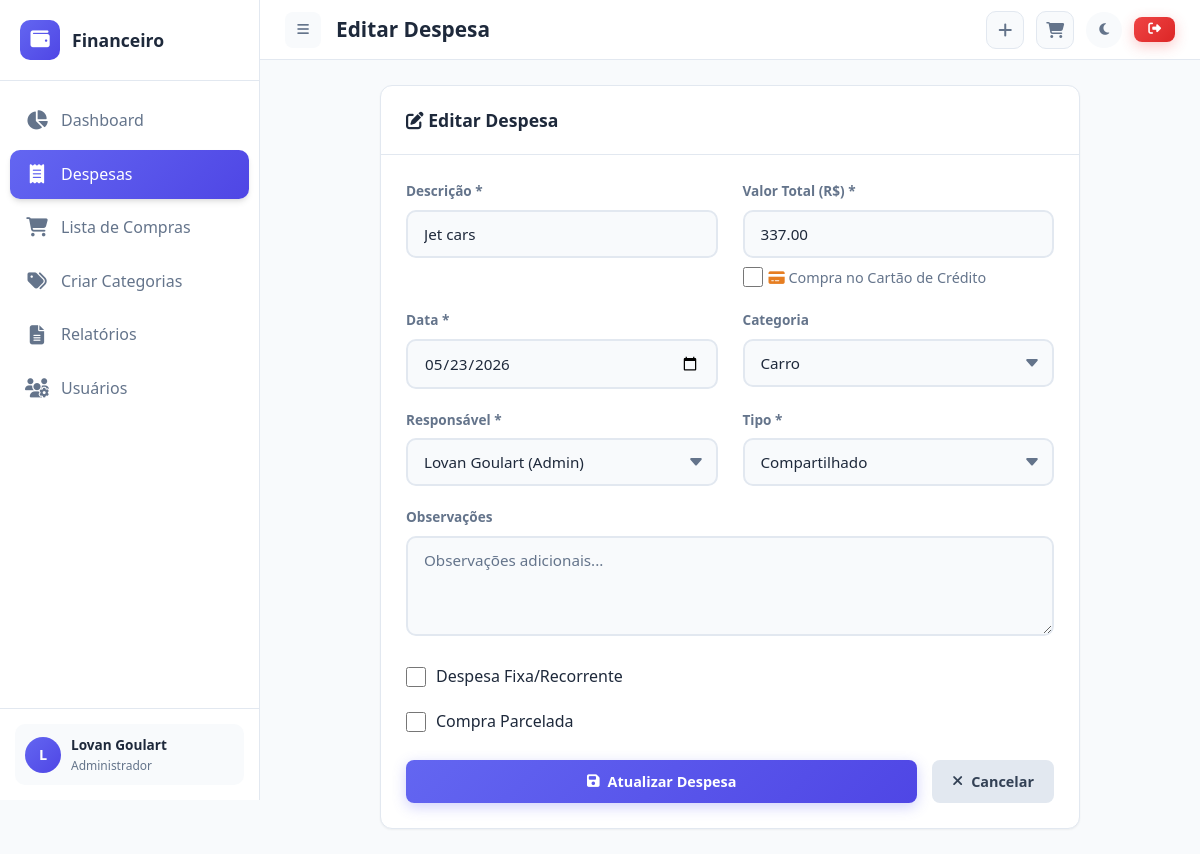
/expenses/edit/10 (signed in), run on the app's committed database.
### tables this page shows
CREATE TABLE users (
            id INTEGER PRIMARY KEY AUTOINCREMENT,
            username TEXT UNIQUE NOT NULL,
            name TEXT NOT NULL,
            email TEXT NOT NULL,
            password_hash TEXT NOT NULL,
            role TEXT DEFAULT 'user',
            created_at TIMESTAMP DEFAULT CURRENT_TIMESTAMP
        );

CREATE TABLE expenses (
            id INTEGER PRIMARY KEY AUTOINCREMENT,
            description TEXT NOT NULL,
            amount REAL NOT NULL,
            expense_date DATE NOT NULL,
            category_id INTEGER,
            person_id INTEGER NOT NULL,
            expense_type TEXT DEFAULT 'individual',
            is_recurring INTEGER DEFAULT 0,
            recurring_frequency TEXT,
            next_due_date DATE,
            is_installment INTEGER DEFAULT 0,
            installment_total INTEGER DEFAULT 1,
            installment_number INTEGER DEFAULT 1,
            installment_group_id TEXT,
            notes TEXT,
            created_by INTEGER,
            created_at TIMESTAMP DEFAULT CURRENT_TIMESTAMP,
            FOREIGN KEY (category_id) REFERENCES categories(id),
            FOREIGN KEY (person_id) REFERENCES users(id),
            FOREIGN KEY (created_by) REFERENCES users(id)
        );

CREATE TABLE categories (
            id INTEGER PRIMARY KEY AUTOINCREMENT,
            name TEXT NOT NULL,
            icon TEXT DEFAULT 'tag',
            color TEXT DEFAULT '#6c757d',
            family_email TEXT NOT NULL,
            created_at TIMESTAMP DEFAULT CURRENT_TIMESTAMP
        );

### app.py (the view, shortened to what this page needs)
@app.route('/expenses/edit/<int:id>', methods=['GET', 'POST'])
@login_required
@family_context
def edit_expense(current_user, family_email, is_admin, id):
    conn = get_db_connection(app.config['DATABASE'])
    expense = conn.execute('SELECT * FROM expenses WHERE id = ?', (id,)).fetchone()
    if not expense:
        conn.close()
        abort(404)
    member_ids = get_family_member_ids(family_email)
    if expense['person_id'] not in member_ids:
        conn.close()
        abort(403)
    if not is_admin and expense['created_by'] != current_user['id']:
        conn.close()
        flash('Você só pode editar suas próprias movimentações.', 'danger')
        return redirect(url_for('expenses'))
    categories = conn.execute(
        'SELECT * FROM categories WHERE family_email = ? ORDER BY name',
        (family_email,)
    ).fetchall()
    family_members = get_family_members(family_email)
    expense_dict = dict(expense)
    expense_dict['expense_date_br'] = format_date_br(expense_dict['expense_date'])
    conn.close()
    return render_template('expense_form.html',
        current_user=current_user, is_admin=is_admin,
        categories=[dict(c) for c in categories], family_members=family_members,
        expense=expense_dict, action='edit'
    )

### app.py (called while the page is built)
def format_date_br(date_obj):
    if isinstance(date_obj, str):
        try:
            date_obj = datetime.strptime(date_obj, '%Y-%m-%d')
        except ValueError:
            return date_obj
    if date_obj:
        return date_obj.strftime('%d/%m/%Y')
    return ''

def login_required(f):
    @wraps(f)
    def decorated_function(*args, **kwargs):
        if 'user_id' not in session:
            flash('Por favor, faça login para acessar esta página.', 'warning')
            return redirect(url_for('login'))
        return f(*args, **kwargs)
    return decorated_function

def family_context(f):
    @wraps(f)
    def decorated_function(*args, **kwargs):
        if 'user_id' not in session:
            return redirect(url_for('login'))
        conn = get_db_connection(app.config['DATABASE'])
        user = conn.execute('SELECT * FROM users WHERE id = ?', (session['user_id'],)).fetchone()
        conn.close()
        if not user:
            session.clear()
            flash('Usuário não encontrado.', 'danger')
            return redirect(url_for('login'))
        kwargs['current_user'] = dict(user)
        kwargs['family_email'] = user['email']
        kwargs['is_admin'] = user['role'] == 'admin'
        return f(*args, **kwargs)
    return decorated_function

def get_family_members(family_email):
    conn = get_db_connection(app.config['DATABASE'])
    members = conn.execute(
        'SELECT id, username, name, role FROM users WHERE email = ? ORDER BY created_at',
        (family_email,)
    ).fetchall()
    conn.close()
    return [dict(m) for m in members]

def get_family_member_ids(family_email):
    members = get_family_members(family_email)
    return [m['id'] for m in members]

### models/database.py (called while the page is built)
def get_db_connection(db_path):
    conn = sqlite3.connect(db_path)
    conn.row_factory = sqlite3.Row
    return conn

### templates/expense_form.html (shortened to what this page needs)
{% extends "base.html" %}
{% block page_title %}{% if action == 'add' %}Nova Despesa{% else %}Editar Despesa{% endif %}{% endblock %}
{% block content %}
<div class="card" style="max-width: 700px; margin: 0 auto;">
    <div class="card-header">
        <span class="card-title">
            {% if action == 'add' %}
            <i class="fas fa-plus-circle"></i> Nova Despesa
            {% else %}
            <i class="fas fa-edit"></i> Editar Despesa
            {% endif %}
        </span>
    </div>
    <div class="card-body">
        <form method="POST" action="{% if action == 'add' %}{{ url_for('add_expense') }}{% else %}{{ url_for('edit_expense', id=expense.id) }}{% endif %}">
            <div class="grid-2">
                <div class="form-group">
                    <label class="form-label">Descrição *</label>
                    <input type="text" name="description" class="form-control" placeholder="Ex: Supermercado"
                           value="{{ expense.description if expense else '' }}" required>
                </div>
                <div class="form-group">
                    <label class="form-label">Valor Total (R$) *</label>
                    <input type="number" name="amount" class="form-control" placeholder="0,00" step="0.01" min="0.01"
                           value="{{ "%.2f"|format(expense.amount) if expense else '' }}" required>
                    <label class="form-check" style="cursor: pointer; margin-top: 8px; display: flex; align-items: center; gap: 6px;">
                        <input type="checkbox" name="is_credit" id="is_credit" class="form-check-input"
                               {% if expense and expense.is_credit %}checked{% endif %}>
                        <span style="font-size: 0.9em; color: var(--text-secondary);">
                            <i class="fas fa-credit-card" style="color: #e67e22;"></i>
                            Compra no Cartão de Crédito
                        </span>
                    </label>
                </div>
            </div>
            <div class="grid-2">
                <div class="form-group">
                   <label class="form-label">Data *</label>
                <input
                     type="date"
                     name="expense_date"
                     id="expense_date"
                     class="form-control"
                     value="{{ expense.expense_date if expense else now.strftime('%Y-%m-%d') }}"
                     required
                >
                </div>
                <div class="form-group">
                    <label class="form-label">Categoria</label>
                    <select name="category_id" class="form-control">
                        {% for cat in categories %}
                        <option value="{{ cat.id }}" {% if expense and expense.category_id == cat.id %}selected{% endif %}>
                            {{ cat.name }}
                        </option>
                        {% endfor %}
                    </select>
                </div>
            </div>
            <div class="grid-2">
                <div class="form-group">
                    <label class="form-label">Responsável *</label>
                    <select name="person_id" class="form-control" required>
                        {% for member in family_members %}
                        <option value="{{ member.id }}"
                                {% if expense and expense.person_id == member.id %}selected{% elif not expense and current_user.id == member.id %}selected{% endif %}>
                            {{ member.name }} {% if member.role == 'admin' %}(Admin){% endif %}
                        </option>
                        {% endfor %}
                    </select>
                </div>
                <div class="form-group">
                    <label class="form-label">Tipo *</label>
                    <select name="expense_type" class="form-control" required>
                        <option value="compartilhado" {% if expense and expense.expense_type == 'compartilhado' %}selected{% endif %}>Compartilhado</option>
                    </select>
                </div>
            </div>
            <div class="form-group">
                <label class="form-label">Observações</label>
                <textarea name="notes" class="form-control" placeholder="Observações adicionais...">{{ expense.notes if expense else '' }}</textarea>
            </div>
            <div class="form-group">
                <label class="form-check" style="cursor: pointer;">
                    <input type="checkbox" name="is_recurring" id="is_recurring" class="form-check-input"
                           {% if expense and expense.is_recurring %}checked{% endif %}>
                    <span>Despesa Fixa/Recorrente</span>
                </label>
            </div>
            <div class="form-group">
                <label class="form-check" style="cursor: pointer;">
                    <input type="checkbox" name="is_installment" id="is_installment" class="form-check-input"
                           {% if expense and expense.is_installment %}checked{% endif %}>
                    <span>Compra Parcelada</span>
                </label>
            </div>
            <div style="display: flex; gap: 15px; margin-top: 25px;">
                <button type="submit" class="btn btn-primary" style="flex: 1;">
                    <i class="fas fa-save"></i>
                    {% if action == 'add' %}Salvar Despesa{% else %}Atualizar Despesa{% endif %}
                </button>
                <a href="{{ url_for('expenses') }}" class="btn btn-secondary">
                    <i class="fas fa-times"></i> Cancelar
                </a>
            </div>
        </form>
    </div>
</div>
{% endblock %}

### templates/base.html (shortened to what this page needs)
<!DOCTYPE html>
<html lang="pt-BR" data-theme="light">
<head>
    <link rel="stylesheet" href="https://cdnjs.cloudflare.com/ajax/libs/font-awesome/6.5.1/css/all.min.css">
    <link rel="stylesheet" href="{{ url_for('static', filename='css/style.css') }}">
</head>
<body>
    {% if session.user_id %}
    <div class="app-layout">
        <aside class="sidebar">
            <div class="sidebar-header">
                <div class="sidebar-logo">
                    <i class="fas fa-wallet"></i>
                </div>
                <span class="sidebar-brand">Financeiro</span>
            </div>
            <ul class="sidebar-nav">
                <li>
                    <a href="{{ url_for('dashboard') }}" class="{% if request.endpoint == 'dashboard' %}active{% endif %}">
                        <i class="fas fa-chart-pie"></i>
                        <span>Dashboard</span>
                    </a>
                </li>
                <li>
                    <a href="{{ url_for('expenses') }}" class="{% if request.endpoint in ['expenses', 'add_expense', 'edit_expense'] %}active{% endif %}">
                        <i class="fas fa-receipt"></i>
                        <span>Despesas</span>
                    </a>
                </li>
                <li>
                    <a href="{{ url_for('shopping') }}" class="{% if request.endpoint in ['shopping'] %}active{% endif %}">
                        <i class="fas fa-shopping-cart"></i>
                        <span>Lista de Compras</span>
                    </a>
                </li>
                <li>
                    <a href="{{ url_for('categories') }}" class="{% if request.endpoint in ['categories'] %}active{% endif %}">
                        <i class="fas fa-tags"></i>
                        <span>Criar Categorias</span>
                    </a>
                </li>
                <li>
                    <a href="{{ url_for('reports') }}" class="{% if request.endpoint in ['reports'] %}active{% endif %}">
                        <i class="fas fa-file-alt"></i>
                        <span>Relatórios</span>
                    </a>
                </li>
                {% if is_admin %}
                <li>
                    <a href="{{ url_for('admin_users') }}" class="{% if request.endpoint in ['admin_users'] %}active{% endif %}">
                        <i class="fas fa-users-cog"></i>
                        <span>Usuários</span>
                    </a>
                </li>
                {% endif %}
            </ul>
            <div class="sidebar-footer">
                <div class="user-info">
                    <div class="user-avatar">{{ current_user.name[0]|upper }}</div>
                    <div class="user-details">
                        <div class="user-name">{{ current_user.name }}</div>
                        <div class="user-role">{{ 'Administrador' if is_admin else 'Usuario' }}</div>
                    </div>
                </div>
            </div>
        </aside>
        <main class="main-content">
            <header class="top-header">
                <div class="header-left">
                    <button class="menu-toggle" type="button">
                        <i class="fas fa-bars"></i>
                    </button>
                    <h1 class="page-title">{% block page_title %}Dashboard{% endblock %}</h1>
                </div>
                <div class="header-right">
    <a href="{{ url_for('add_expense') }}"
       class="header-icon {% if request.endpoint in ['add_expense'] %}active{% endif %}"
       title="Adicionar despesa">
        <i class="fas fa-plus"></i>
    </a>
    <a href="{{ url_for('shopping') }}"
       class="header-icon {% if request.endpoint in ['shopping'] %}active{% endif %}"
       title="Lista de compras">
        <i class="fas fa-shopping-cart"></i>
    </a>
    <button class="theme-toggle" type="button" title="Alternar tema">
        <i class="fas fa-moon"></i>
    </button>
    <a href="{{ url_for('logout') }}" class="btn btn-sm btn-danger" title="Sair">
        <i class="fas fa-sign-out-alt"></i>
    </a>
</div>
            </header>
            <div class="content-area">
                {% block content %}{% endblock %}
            </div>
        </main>
    </div>
    {% else %}
        {% block auth_content %}{% endblock %}
    {% endif %}
</body>
</html>

### templates/base.html (style rules this page uses)
.grid-2 { display: grid; grid-template-columns: 1fr 1fr; gap: 25px; align-items: start; }

### data on the page
users: name "L", name "Lovan Goulart"
expenses: description "Jet cars", amount "337.00", expense_date "05/23/2026", category_id "Carro", person_id "Lovan Goulart (Admin)", expense_type "Compartilhado"

### other printed values
{{ 'Administrador' if is_admin else 'Usuario' }} "Administrador"
